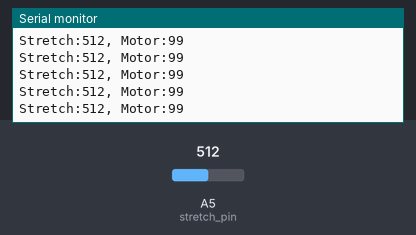
Recording of a sketch running on a simulated Arduino Uno, built with avr-gcc and run on an emulated ATmega328P. On the bench: the last lines printed to the serial monitor. The inputs (shaded band) are chosen by the test bench; at power-on: A5 (stretch_pin) = 512.

Above: at 1.2 s.
1.3 s: A5 (stretch_pin) set to 527
At 1.33 s:
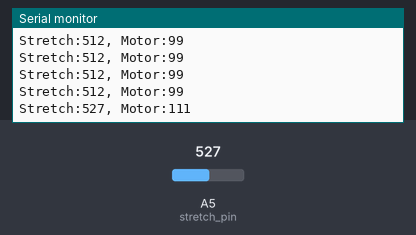
2.8 s: A5 (stretch_pin) set to 511
At 2.8 s:
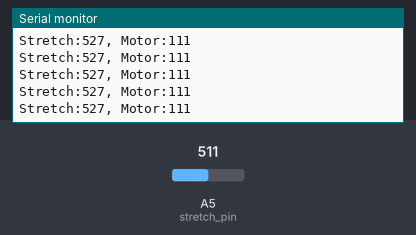
4.3 s: A5 (stretch_pin) set to 610
At 4.32 s:
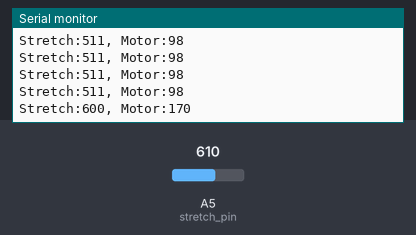
Timing chart, 0 to 7.3 s (numbered marks = the images above; inputs shaded):
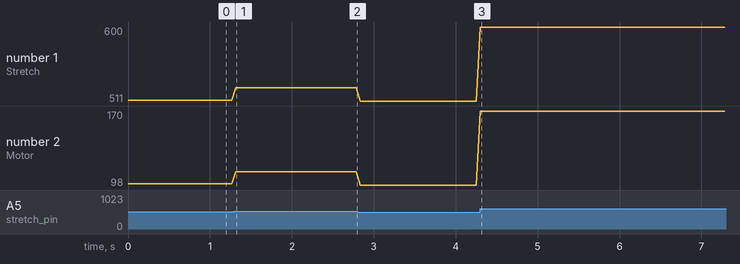

Measured:
- after the input at 1.3 s, the serial monitor: prints a new line at once (image 1)
- after the input at 4.3 s, the serial monitor: prints a new line at once (image 3)
- plotted number 1: 512 → 527 after the input at 1.3 s, 527 → 511 after the input at 2.8 s, 511 → 600 after the input at 4.3 s
- plotted number 2: 99 → 111 after the input at 1.3 s, 111 → 98 after the input at 2.8 s, 98 → 170 after the input at 4.3 s

The sketch:

03_Wizard_of_Oz_Stretch.ino
```cpp
// Create variables for pins
const int stretch_pin = A5;

// Set max and min levels for stretch detection
const int min_level = 400;
const int max_level = 600;

void setup() {
	Serial.begin(9600);
}

void loop() {

	// Read in stretch sensor value
	int stretch_reading = analogRead(stretch_pin);

	// Constrain reading so that it doesn't exceed bounds
	stretch_reading = constrain(stretch_reading, min_level, max_level);

	// Map the stretch sensor to the servo motor range (10 -> 170)
	int motor_pos = map(stretch_reading, min_level, max_level, 10, 170);

	// Review this data in serial monitor/plotter
	Serial.print("Stretch:");
	Serial.print(stretch_reading);
	Serial.print(", Motor:");
	Serial.println(motor_pos);

	delay(50);
}
```
